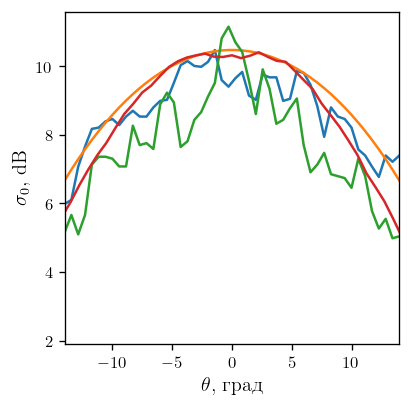

Write Python code to recreate this figure.
from modeling import rc, kernel, cuda, surface, spectrum
import matplotlib.pyplot as plt
import numpy as np
import pandas as pd

from modeling import Experiment
sat = Experiment.experiment()


rc.surface.x = [-2500, 2500]
rc.surface.y = [-2500, 2500]
rc.surface.gridSize = [256, 256]
rc.surface.phiSize = 128
rc.surface.kSize = 1024

srf0 = kernel.simple_launch(cuda.default)
srf1 = kernel.simple_launch(cuda.cwm)

X, Y = surface.meshgrid
x = X.flatten()
y = Y.flatten()

print(x[x.size//2])

df = pd.DataFrame({"x": x, "y": y, 
                    "elevation": srf0[0].flatten(),
                    "slopes x":  srf0[1].flatten(),
                    "slopes y":  srf0[2].flatten(),
                    "velocity z": srf0[3].flatten(),
                    "velocity x": srf0[4].flatten(),
                    "velocity y": srf0[5].flatten(), })

df1 = pd.DataFrame({"x": x, "y": y, 
                    "elevation": srf1[0].flatten(),
                    "slopes x":  srf1[1].flatten(),
                    "slopes y":  srf1[2].flatten(),
                    "velocity z": srf1[3].flatten(),
                    "velocity x": srf1[4].flatten(),
                    "velocity y": srf1[5].flatten(), })

surface.coordinates = [x, y, df['elevation'] ]
surface.normal = [df['slopes x'], df['slopes y'], np.ones(x.size) ]
cov = np.cov(df['slopes x'], df['slopes y'])


z = df['elevation'].values.reshape(rc.surface.gridSize)
fig, ax = plt.subplots()
Xi = np.linspace(-14, 14, 50)
N = np.zeros_like(Xi, dtype=float)
for i, xi in enumerate(Xi):
    theta0 = sat.localIncidence(xi=xi)
    ind = sat.sort(theta0, xi=xi)
    theta1 = theta0.reshape(rc.surface.gridSize)
    N[i] = ind[0].size



sigma = surface.cross_section(np.deg2rad(Xi), cov)

A = sigma.max()

ax.plot(Xi, 10*np.log10(A*N/N.max()), label="default")
ax.plot(Xi, 10*np.log10(sigma), label="Теория")
ax.set_xlim([-14, 14])
ax.set_xlabel('$\\theta,$ град')
ax.set_ylabel('$\\sigma_0,$ dB')


surface.coordinates = [x, y, df1['elevation'] ]
surface.normal = [df1['slopes x'], df1['slopes y'], np.ones(x.size) ]
cov = np.cov(df1['slopes x'], df1['slopes y'])


z = df1['elevation'].values.reshape(rc.surface.gridSize)
N = np.zeros_like(Xi, dtype=float)

for i, xi in enumerate(Xi):
    theta0 = sat.localIncidence(xi=xi)
    ind = sat.sort(theta0, xi=xi)
    theta1 = theta0.reshape(rc.surface.gridSize)
    N[i] = ind[0].size

ax.plot(Xi, A*N/N.max(), label="CWM")

df = pd.read_csv('Sig01.txt', sep='\s+', header=None)
sigma = df.values.T
theta = np.linspace(-18, 18, df.shape[1])
ax.plot(theta, np.mean(sigma, axis=1), label="данные DPR")


fig.savefig("crosssec.png")





